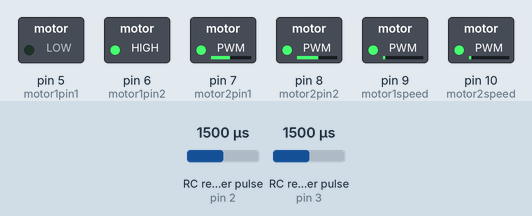
Recording of a sketch running on a simulated Arduino Uno, built with avr-gcc and run on an emulated ATmega328P. Parts: switched loads named in the sketch (green lamp = pin HIGH). Wiring (inferred from the names in the program): 2 × RC receiver channel: data pin 2 / data pin 3. The inputs (shaded band) are chosen by the test bench; at power-on: RC receiver pulse (sensors on pin 2, pin 3) 1500 µs. What the sketch prints to the serial monitor is not drawn.

Above: at 0.47 s.
1.3 s: RC receiver pulse (sensor on pin 2) set to 1477 µs
At 1.72 s:
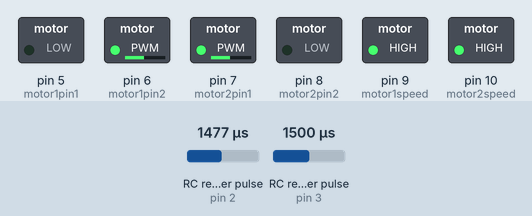
4.3 s: RC receiver pulse (sensor on pin 3) set to 1980 µs
At 4.47 s:
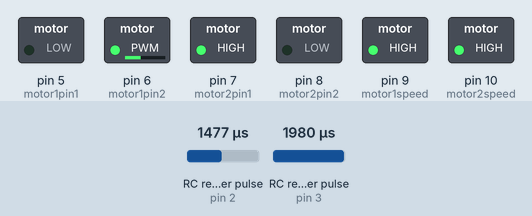
7.3 s: RC receiver pulse (sensor on pin 2) set to 1465 µs
At 9.24 s:
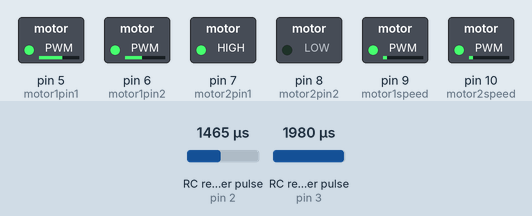
10.3 s: RC receiver pulse (sensor on pin 3) set to 1020 µs
13.3 s: RC receiver pulse (sensor on pin 2) set to 1250 µs
At 13.95 s:
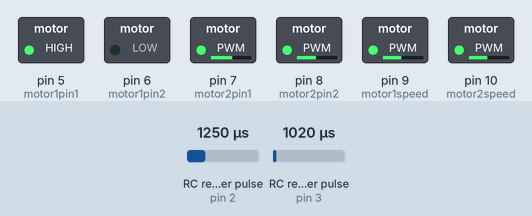
16.3 s: RC receiver pulse (sensor on pin 3) set to 1500 µs
Timing chart, 0 to 27.1 s (numbered marks = the images above; inputs shaded):
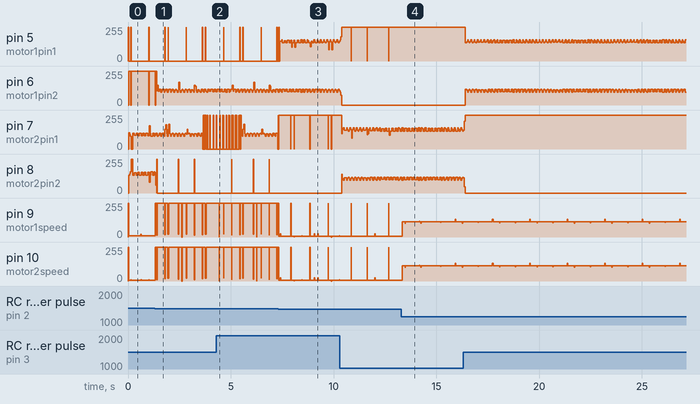

Measured:
- the behaviour switches between 1493 and 1492 µs on RC receiver pulse (sensor on pin 2) (found by bisection; images 0 and 1)
- the behaviour switches between 1473 and 1472 µs on RC receiver pulse (sensor on pin 2) (found by bisection; images 2 and 3)
- after the input at 7.3 s, pin 8 (motor2pin2): stops changing and stays 0/255
- after the input at 13.3 s, pin 5 (motor1pin1): stops changing and stays 255/255
- by itself, pin 9 (motor1speed), pin 10 (motor2speed): repeats every 1.8 s: 115/255 0.68 s, 133/255 0.03 s, 115/255 0.32 s, 103/255 0.01 s, 115/255 0.76 s, 107/255 0.01 s

The sketch:

car.ino
```cpp
/*
Simultaneously Reading Two PWM Signals from an RC Receiver with Arduino
 Brandon Tsuge
https://www.theboredrobot.com/post/simultaneously-reading-two-pwm-signals-from-an-rc-receiver-with-arduino
In this example, I demonstrate how to use Arduino to simultaneously read two RC (50Hz PWM) signals using external interrupts.
 */

//define the pins and variables
#define RCPinFWD 2
#define RCPinSide 3

volatile long StartTimeFWD = 0;
volatile long CurrentTimeFWD = 0;
volatile long PulsesFWD = 0;
int PulseWidthFWD = 0;

volatile long StartTimeSide = 0;
volatile long CurrentTimeSide = 0;
volatile long PulsesSide = 0;
int PulseWidthSide = 0;

int motor1pin1 = 5; //right
int motor1pin2 = 6;
int motor1speed = 9;

int motor2pin1 = 7; //left
int motor2pin2 = 8;
int motor2speed = 10;


void setup() {
  //set up the serial monitor, pin mode, and external interrupt.
  Serial.begin(9600);
  pinMode(RCPinFWD, INPUT_PULLUP);
  pinMode(RCPinSide, INPUT_PULLUP);
  pinMode(motor1pin1, OUTPUT);
  pinMode(motor1pin2, OUTPUT);
  pinMode(motor1speed, OUTPUT);

  pinMode(motor2pin1, OUTPUT);
  pinMode(motor2pin2, OUTPUT);
  pinMode(motor2speed, OUTPUT);

  attachInterrupt(digitalPinToInterrupt(RCPinFWD),PulseTimerFWD,CHANGE);
  attachInterrupt(digitalPinToInterrupt(RCPinSide),PulseTimerSide,CHANGE);
}

void loop() {
  int x; int y;
  //only save pulse lengths that are less than 2000 microseconds
  if (PulsesFWD < 2000){
    PulseWidthFWD = PulsesFWD;
  }
  if (PulsesSide < 2000){
    PulseWidthSide = PulsesSide;
  }
  //Serial.print(PulseWidthFWD);
  x = map(PulseWidthFWD, 1484, 1996, 0, 255);
  if (x > 4) {
          digitalWrite(motor1pin1, LOW);
          digitalWrite(motor1pin2, HIGH);
          analogWrite(motor1speed, x+4);

          digitalWrite(motor2pin1, LOW);
          digitalWrite(motor2pin2, HIGH);
          analogWrite(motor2speed, x);
  }
  if (x < (-4)) {
          digitalWrite(motor1pin1, HIGH);
          digitalWrite(motor1pin2, LOW);
          analogWrite(motor1speed, x*-1);


          digitalWrite(motor2pin1, HIGH);
          digitalWrite(motor2pin2, LOW);
          analogWrite(motor2speed, x*-1);
  }
  if ((x <= 4) && (x >= - 4)) {
          digitalWrite(motor1pin1, LOW);
          digitalWrite(motor1pin2, LOW);
          analogWrite(motor1speed, x);

          digitalWrite(motor2pin1, LOW);
          digitalWrite(motor2pin2, LOW);
          analogWrite(motor2speed, x);
  }
  Serial.print(PulseWidthFWD);
  Serial.print("    ");
  //Serial.println(PulseWidthSide);
  y = map(PulseWidthSide, 1460, 1972, 0, 255);
  if (y > 4) {
          digitalWrite(motor2pin1, HIGH);
          digitalWrite(motor2pin2, LOW);
          analogWrite(motor2speed, y);

          digitalWrite(motor1pin1, LOW);
          digitalWrite(motor1pin2, HIGH);
          analogWrite(motor1speed, y);
  }
  if (y < -4) {
          digitalWrite(motor2pin1, LOW);
          digitalWrite(motor2pin2, HIGH);
          analogWrite(motor2speed, y*-1);

          digitalWrite(motor1pin1, HIGH);
          digitalWrite(motor1pin2, LOW);
          analogWrite(motor1speed, y*-1);
  }
  if ((y <= 4) && ( y >= -4 ) ){
          digitalWrite(motor2pin1, LOW);
          digitalWrite(motor2pin2, LOW);
          analogWrite(motor2speed, y);

          digitalWrite(motor1pin1, LOW);
          digitalWrite(motor1pin2, LOW);
          analogWrite(motor1speed, y);
  }
  Serial.println(PulseWidthSide);
}


void PulseTimerFWD(){
  //measure the time between interrupts
  CurrentTimeFWD = micros();
  if (CurrentTimeFWD > StartTimeFWD){
    PulsesFWD = CurrentTimeFWD - StartTimeFWD;
    StartTimeFWD = CurrentTimeFWD;
  }
}

void PulseTimerSide(){
  //measure the time between interrupts
  CurrentTimeSide = micros();
  if (CurrentTimeSide > StartTimeSide){
    PulsesSide = CurrentTimeSide - StartTimeSide;
    StartTimeSide = CurrentTimeSide;
  }
}
```
